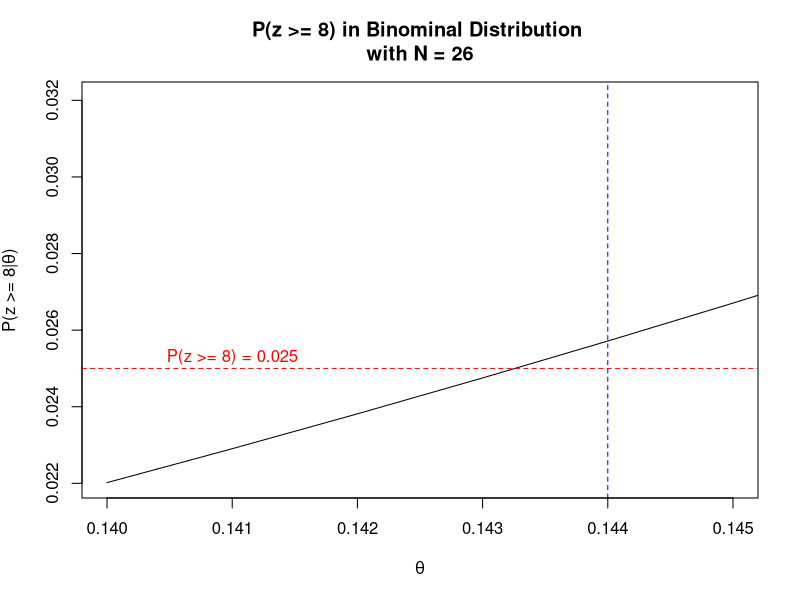
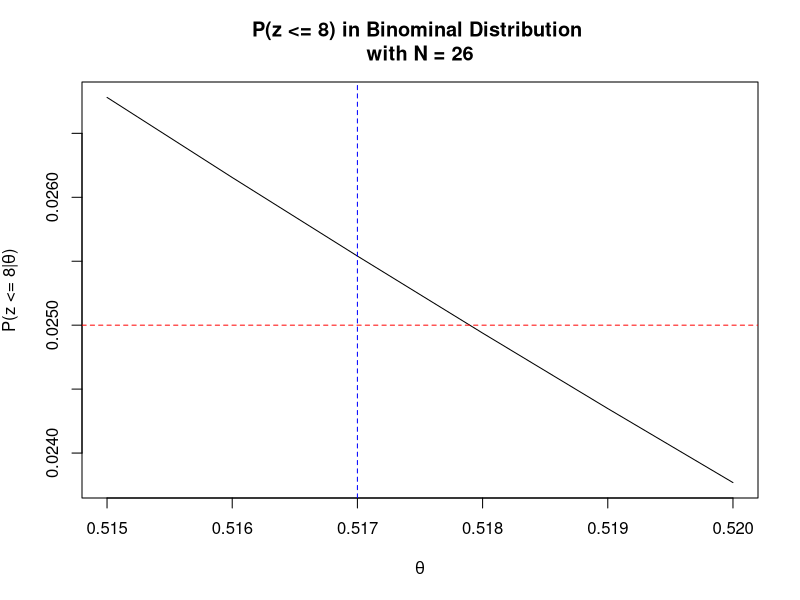

R code for these plots, in order:
#Ch 11 Kruschke 
###############
#   11.2      #
###############
#A
N <- 26
z <- 8
theta <- 0.144

x<-c()
y<-c()
for( theta in seq( .140 , .150 , .001 ) ) {
   x <- c(x, theta )
   y <- c(y, sum( dbinom( 8:26 , 26 , theta ) ) )
}
windows()
plot(x,y, type = "l", xlab = expression(theta), 
     main = "P(z >= 8) in Binominal Distribution \nwith N = 26", ylab = expression(paste("P(z >= 8|", theta,")")), 
     xlim = c(0.140, 0.145))
abline(v = 0.144, col = "blue", lty = 2)
abline(h = 0.025, col = "red", lty = 2)
text(0.141,0.0253,"P(z >= 8) = 0.025", col = "red")

#B

theta <- 0.517
x<-c()
y<-c()
for( theta in seq( .515 , .520 , .001 ) ) {
  x <- c(x, theta )
  y <- c(y, sum( dbinom( 1:8 , 26 , theta ) ) )
}
windows()
plot(x,y, type = "l", xlab = expression(theta), 
     main = "P(z <= 8) in Binominal Distribution \nwith N = 26", ylab = expression(paste("P(z <= 8|", theta,")")), 
     xlim = c(0.515, 0.520))
abline(v = 0.517, col = "blue", lty = 2)
abline(h = 0.025, col = "red", lty = 2)
text(0.141,0.0253,"P(z >= 8) = 0.025", col = "red")

for( theta in seq( .515 , .520 , .001 ) ) {
show( c( theta , sum( dbinom( 1:8 , 26 , theta ) ) ) )
}

for( theta in seq( .140 , .145 , .001 ) ) {
  show( c( theta , sum( dbinom( 1:8 , 26 , theta ) ) ) )
}


#11.2D
z <-8
x <- seq(.140, .145, by = 0.001)
for (theta in x ){
  prob <- 0
  for (i in 8:26) {
    prob = prob + choose(i-1, z-1)*theta^z*(1-theta)^(i-z)
  }
  show(c(round(theta,3), prob))
}

x <- seq(.490, .495, by = 0.001)
for (theta in x ){
  prob <- 0
  for (i in 8:25) {
    prob = prob + choose(i-1, z-1)*theta^z*(1-theta)^(i-z)
  }
  show(c(round(theta,3), 1-prob))
}

###############
#   11.3      #
###############
#A
sum( dbinom( 26:39 , 39 , .5 ) )

#B
z_obs = 26 ; N_obs = 39
nulltheta = .5
tail_prob = 0 # Zero initial value for accumulation over possible N.
for ( N in 1 : (3*N_obs) ) { # Start at 1 to avoid /0. 3*N_obs is arbitrary.
  # Create vector of z values such that z/N >= z_obs/N_obs
  zvec = (0:N)[ (0:N)/N >= z_obs/N_obs ]
  tail_prob = tail_prob + (
    dpois( N , N_obs ) * sum( dbinom( zvec , N , nulltheta ) ) )
}
show( tail_prob )